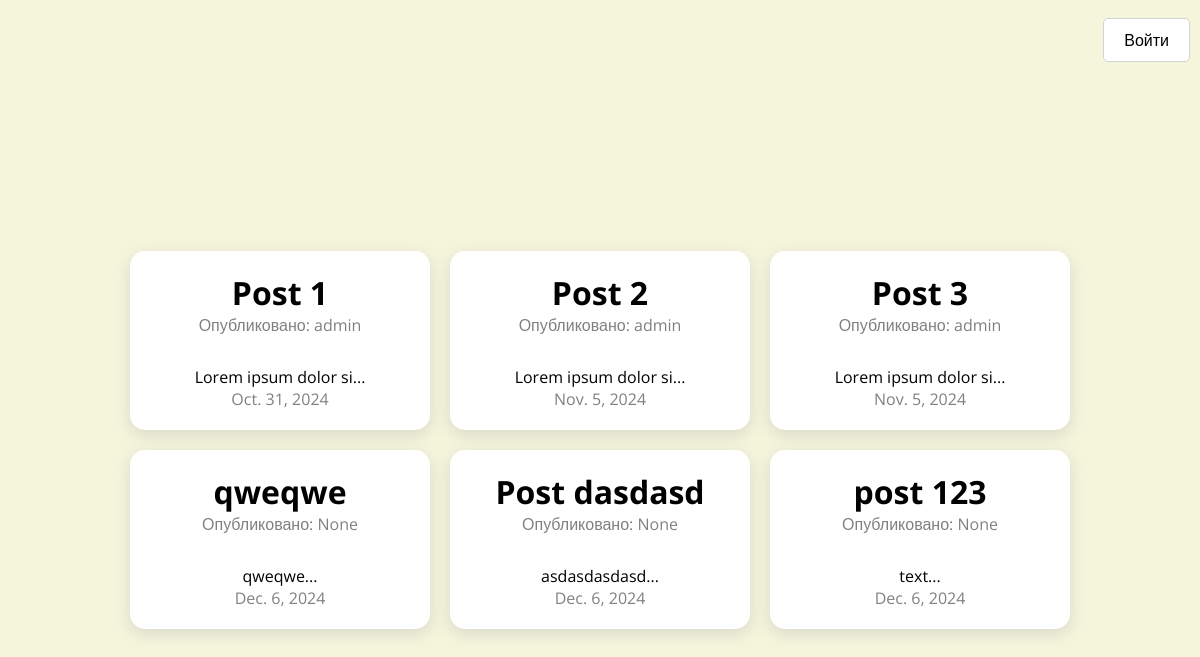
The app's page /, older data.
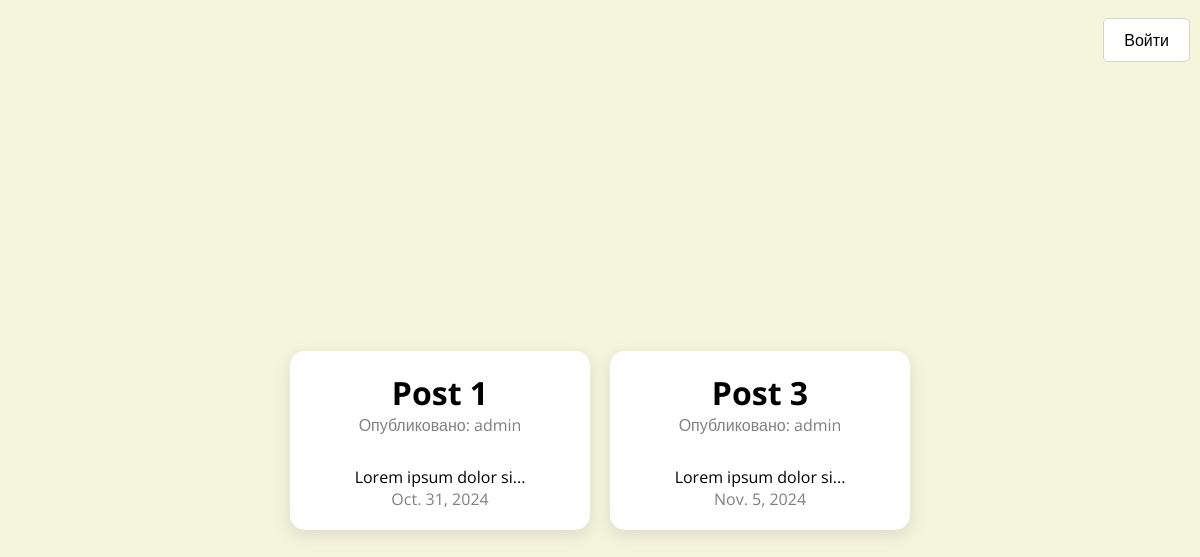
The same page, newer data.
### app/models.py (models this page shows, shortened)
class Post(models.Model):
    title = models.CharField(max_length=255)
    body = models.TextField()
    author = models.ForeignKey(
        User, null=True, blank=True, on_delete=models.CASCADE, default=1
    )
    date_added = models.DateField(auto_now_add=True)
    image = models.ImageField(default="default.png", blank=True)
    def snippet(self):
        return self.body[:20].strip()

### app/views.py (the view)
# urls.py: path('', home, name='home'),
def home(request):
    posts = Post.objects.all()
    return render(request, "home.html", {"posts": posts})

### app/templates/home.html
{% extends 'base_layout.html' %}
{% block content %}
<div class="container">
  {% for post in posts %}
  <a class="post" href="{% url 'app:post_detail' post.id %}">
    <div>
      <div class="title">{{post.title}}</div>
      <div class="author">Опубликовано: {{post.author}}</div>
    </div>
    <div>
      <div class="text">{{post.snippet}}...</div>
      <div class="date">{{post.date_added}}</div>
    </div>
  </a>
  {% endfor %}
</div>
{% endblock %}

Row changes from the older to the newer data that the page shows:
removed Post: title "Post 2", author "admin", snippet "Lorem ipsum dolor si", date_added "Nov. 5, 2024"
removed Post: title "qweqwe", author "None", snippet "qweqwe", date_added "Dec. 6, 2024"
removed Post: title "Post dasdasd", author "None", snippet "asdasdasdasd", date_added "Dec. 6, 2024"
removed Post: title "post 123", author "None", snippet "text", date_added "Dec. 6, 2024"
